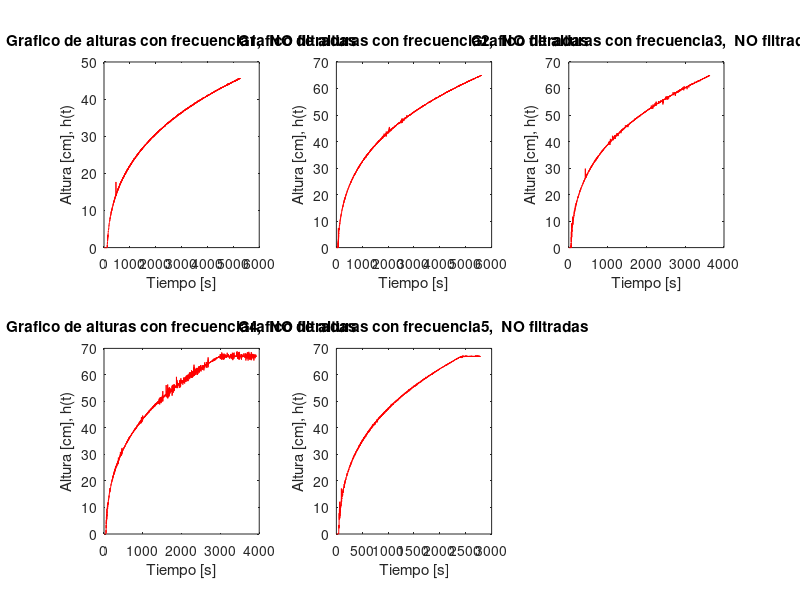

The MATLAB script that drew this image: (Note: this script raises an error after producing the figure.)
close all;
clear
clc
load('datosExp1.mat');
%Constantes
H = 34.5;  %[cm]
R = 78.9;  %[cm]
Ts = 0.01;  %[s]
Fs = 1/Ts; %[Hz]
%------------------
frecuencias = (30:17.5:100)';
alturas1 = nivel1;
alturas2 = nivel2;
alturas3 = nivel3;
alturas4 = nivel4;
alturas5 = nivel5;
h_datas = struct('alturas1',alturas1,'alturas2',alturas2,'alturas3',alturas3,'alturas4',alturas4,'alturas5',alturas5);
limites = [[20 40];[30 50];[30 50];[30 50];[30 50]];

%grafico de valores no filtrados
figure('Name','alturas NO filtradas','NumberTitle','off');
for i=1:length(frecuencias)
    i_dato = strcat('alturas',int2str(i));
    subplot(2,3,i); plot(h_datas.(i_dato).signals.values, 'r');
    %xlim([1.45 1.5])
    title(strcat('Grafico de alturas con frecuencia',int2str(i),',  NO filtradas'))
    xlabel('Tiempo [s]'); ylabel('Altura [cm], h(t)');
end

subMuestH = struct('signal',[],'time',[]);
h_datas_filtradas = struct('filt1',[],'filt2',[],'filt3',[],'filt4',[],'filt5',[]);
h_times = struct('t1',[],'t2',[],'t3',[],'t4',[],'t5',[]);

%figure('Name','alturas filtradas','NumberTitle','off');
for i=1:length(frecuencias)
    i_altura = strcat('alturas',int2str(i));
    i_time = strcat('t',int2str(i));
    i_filt = strcat('filt',int2str(i));

    %Graficos en tiempo y frecuencia de altura NO Filtrada
    [alturas_f, alturas_S] = Fourier(h_datas.(i_altura).signals.values, Fs);
    graficarEnTyF(h_datas.(i_altura).time, h_datas.(i_altura).signals.values, alturas_f, alturas_S,strcat(' alturas con fBomba[%]= ',int2str(frecuencias(i)))); % Grafico

    alturasFiltradas_t = filtroPasaBajos(h_datas.(i_altura).signals.values, Fs, [2], [20]);
    %Graficos en tiempo y frecuencia de altura NO Filtrada
    [alturasFiltradas_f, alturasFiltradas_S] = Fourier(alturasFiltradas_t, Fs);
    graficarEnTyF(h_datas.(i_altura).time, alturasFiltradas_t, alturasFiltradas_f, alturasFiltradas_S, strcat(' alturas Filtradas con fBomba[%]= ',int2str(frecuencias(i)))); % Grafico

    %[subMuestH.signal, subMuestH.time] = subMuest(h_datas.(i_altura), 1);
    subMuestH.signal = alturasFiltradas_t;
    subMuestH.time = h_datas.(i_altura).time;
    [auxH, auxT] = myFilt(subMuestH, limites(i,1), limites(i,2));
    h_datas_filtradas.(i_filt) = auxH;
    h_times.(i_time) = auxT;
end

figure('Name','alturas Recortadas','NumberTitle','off');
for i=1:length(frecuencias)
    i_filt = strcat('filt',int2str(i));
    subplot(2,3,i); plot(h_datas_filtradas.(i_filt), 'b');
    %xlim([1.45 1.5])
    title(strcat('Grafico de alturas con fBomba[%]= ',int2str(frecuencias(i)),',  Recortadas'))
    xlabel('Tiempo [s]'); ylabel('Altura [cm], h(t)');
end

volumenesMatrix = struct('v1',[],'v2',[],'v3',[],'v4',[],'v5',[]);

for i=1:length(frecuencias)
    i_filt = strcat('filt',int2str(i));
    i_volumen = strcat('v',int2str(i));
    i_time = strcat('t',int2str(i));
    %dh = [myDiff(h_datas_filtradas.(i_filt), 4)];
    dh = [diff(h_datas_filtradas.(i_filt))];
    dt = h_times.(i_time)(2)-h_times.(i_time)(1);
    dh_dt = dh./dt;
    dh = [dh dh(length(dh))];
    dh = abs(dh);
    flujo_t = (pi*(R^2)/(H^2))*(h_datas_filtradas.(i_filt).^2).*dh;
    volumenesMatrix.(i_volumen) = flujo_t;
    %Graficos en tiempo y frecuencia del flujo
    [flujo_f, flujo_S] = Fourier(flujo_t', Fs);
    graficarEnTyF(h_times.(i_time), flujo_t, flujo_f, flujo_S,strcat(' Flujos con fBomba[%]= ',int2str(frecuencias(i)))); % Grafico
end

for i=1:length(frecuencias)
    i_volumen = strcat('v',int2str(i));
    i_time = strcat('t',int2str(i));
    FlujosProm(i) = mean(volumenesMatrix.(i_volumen));
    
    %Filtro pasa bajos
    %flujoFiltrado_t = filtroPasaBajos(volumenesMatrix.(i_volumen), Fs);
    %flujoFiltrado_t = filtroPasaBanda(volumenesMatrix.(i_volumen), Fs, [30 40], [10 45]);
    flujoFiltrado_t = filtroPasaBajos(volumenesMatrix.(i_volumen), Fs, [1], [10]);
    %Graficos en tiempo y frecuencia del flujo Filtrado
    [flujoFiltrado_f, flujoFiltrado_S] = Fourier(flujoFiltrado_t', Fs);
    graficarEnTyF(h_times.(i_time), flujoFiltrado_t, flujoFiltrado_f, flujoFiltrado_S,strcat(' Flujos Filtrados con fBomba[%]= ',int2str(frecuencias(i)))); % Grafico
    
    %subplot(2,3,i); plot(volumenesMatrix.(i_volumen), 'b');
    %%xlim([1.45 1.5])
    %title(strcat('Grafico de Flujos con frecuencia de bomaba constante de  ',int2str(frecuencias(i)),',%'))
    %xlabel('Tiempo [s]'); ylabel('Flujo [cm], [cm/s?], Fin(t)');
end

figure('Name','Flujos Promedio','NumberTitle','off');
plot(frecuencias,FlujosProm, 'bo-');
%xlim([1.45 1.5])
title('Grafico de Flujos Promedio para diferentes frecuencias de la bomba')
xlabel('Frecuencia de la bomba [%]'); ylabel('Flujo de Entrada [cm3/s?], Fin');

%volumnes_prom = mean(volumenes_matrix);